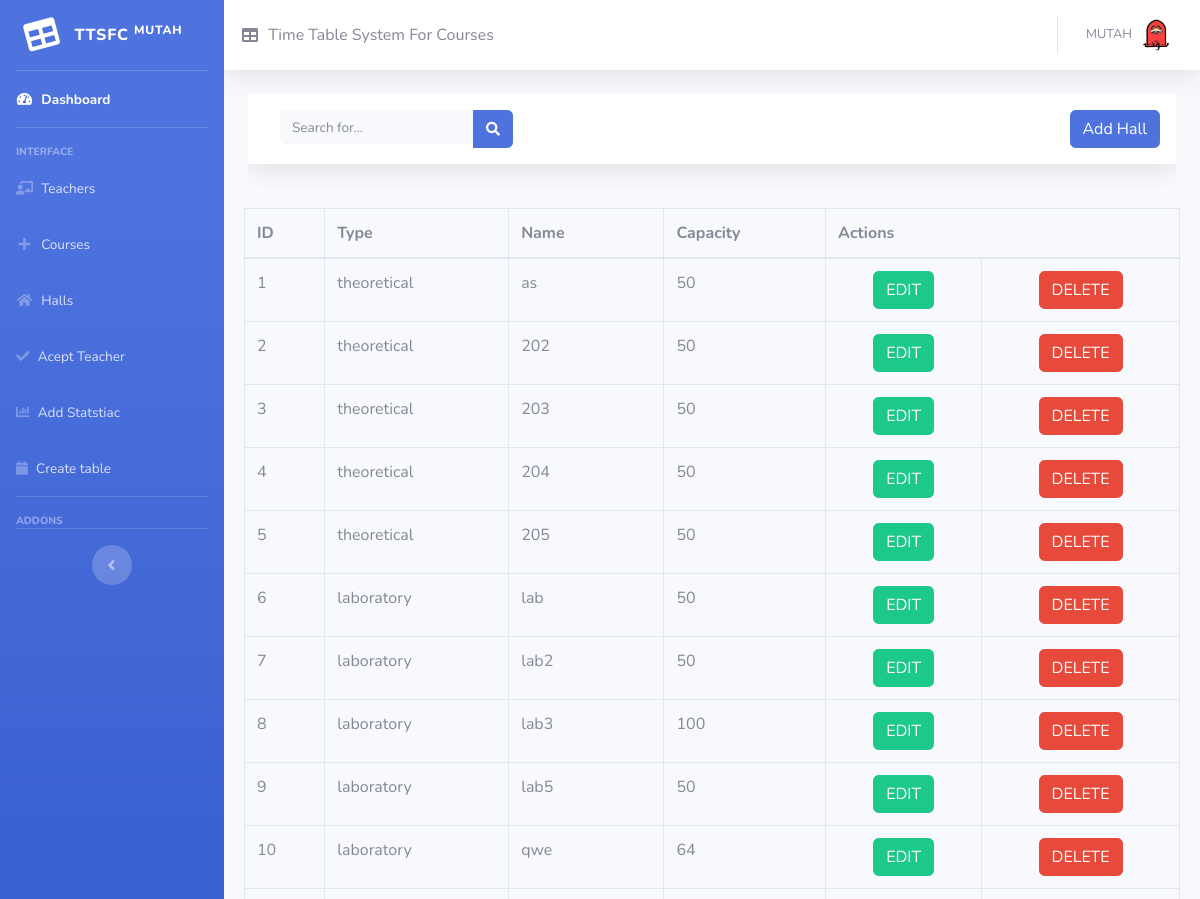
Before: /hall.php (signed in, upper part) with the older database file.
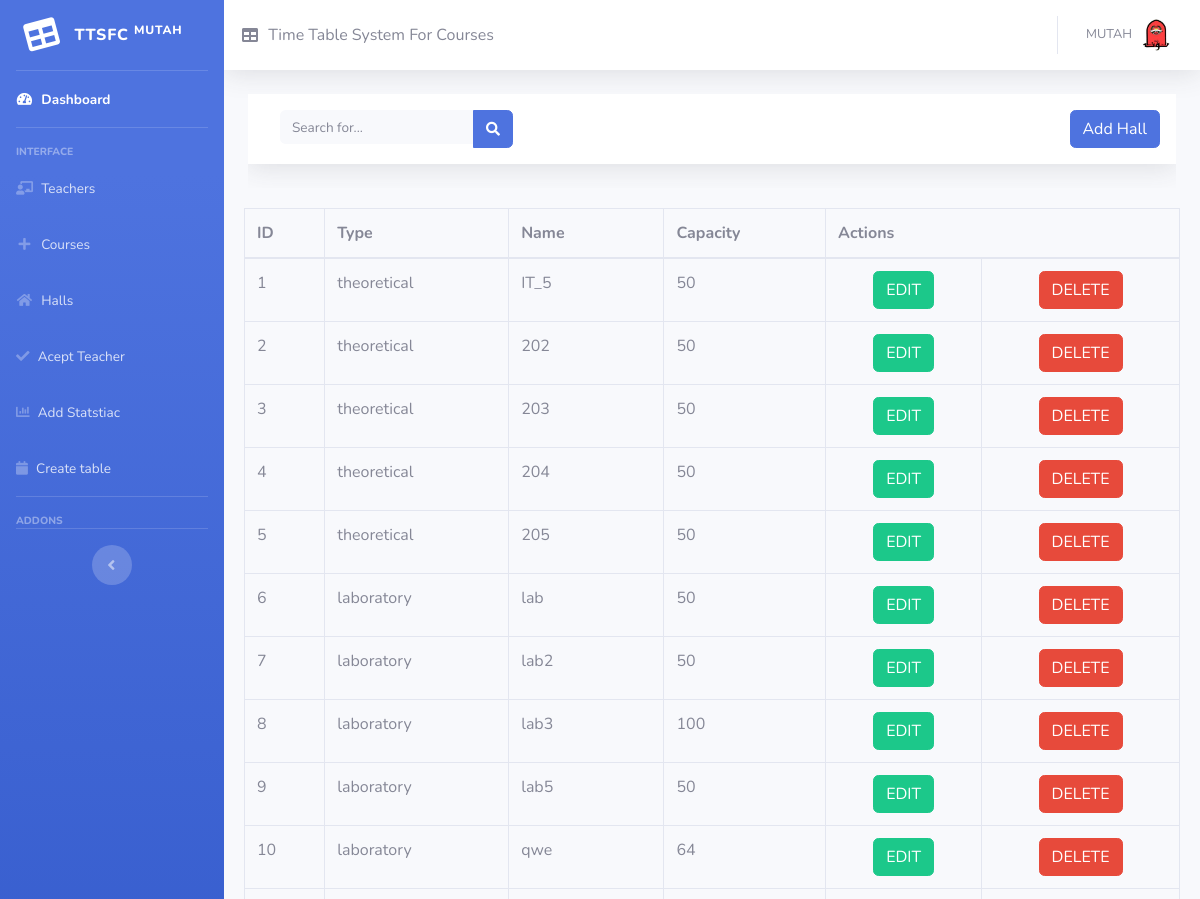
After: the same page with the newer database file.
### tables this page shows
CREATE TABLE IF NOT EXISTS `hall` (
  `id` int(11) NOT NULL AUTO_INCREMENT,
  `type_name` varchar(100) NOT NULL,
  `hall_name` varchar(100) NOT NULL,
  `hall_capacity` int(11) NOT NULL,
  PRIMARY KEY (`id`)
);

### php/search_hall.php (the view, shortened to what this page needs)
<?php
include_once(__DIR__ . '/../connect.php');
$search = isset($_POST['search']) ? $_POST['search'] : '';
$sql = "SELECT * FROM hall WHERE hall_name LIKE '%$search%' OR type_name LIKE '%$search%' OR hall_capacity LIKE '%$search%'";
$result = mysqli_query($conn, $sql);
if ($result && mysqli_num_rows($result) > 0) {
    while ($row = mysqli_fetch_assoc($result)) {
        echo '<tr id="row-' . htmlspecialchars($row['id']) . '">
                <td>' . htmlspecialchars($row['id']) . '</td>
                <td>' . htmlspecialchars($row['type_name']) . '</td>
                <td>' . htmlspecialchars($row['hall_name']) . '</td>
                <td>' . htmlspecialchars($row['hall_capacity']) . '</td>
                <td class="text-center">
                    <div class="d-flex justify-content-center">
                        <button type="button" class="btn btn-success edit-btn" data-id="' . htmlspecialchars($row['id']) . '" data-type="' . htmlspecialchars($row['type_name']) . '" data-name="' . htmlspecialchars($row['hall_name']) . '" data-capacity="' . htmlspecialchars($row['hall_capacity']) . '">EDIT</button>
                    </div>
                </td>
                <td class="text-center">
                    <div class="d-flex justify-content-center">
                        <button type="button" class="btn btn-danger delete-btn" data-id="' . htmlspecialchars($row['id']) . '">DELETE</button>
                    </div>
                </td>
            </tr>';
    }
} else {
    echo "<tr><td colspan='6'>No data available</td></tr>";
}
?>

Changed rows visible on the page:
changed hall id 1: hall_name "as" → "IT_5"
